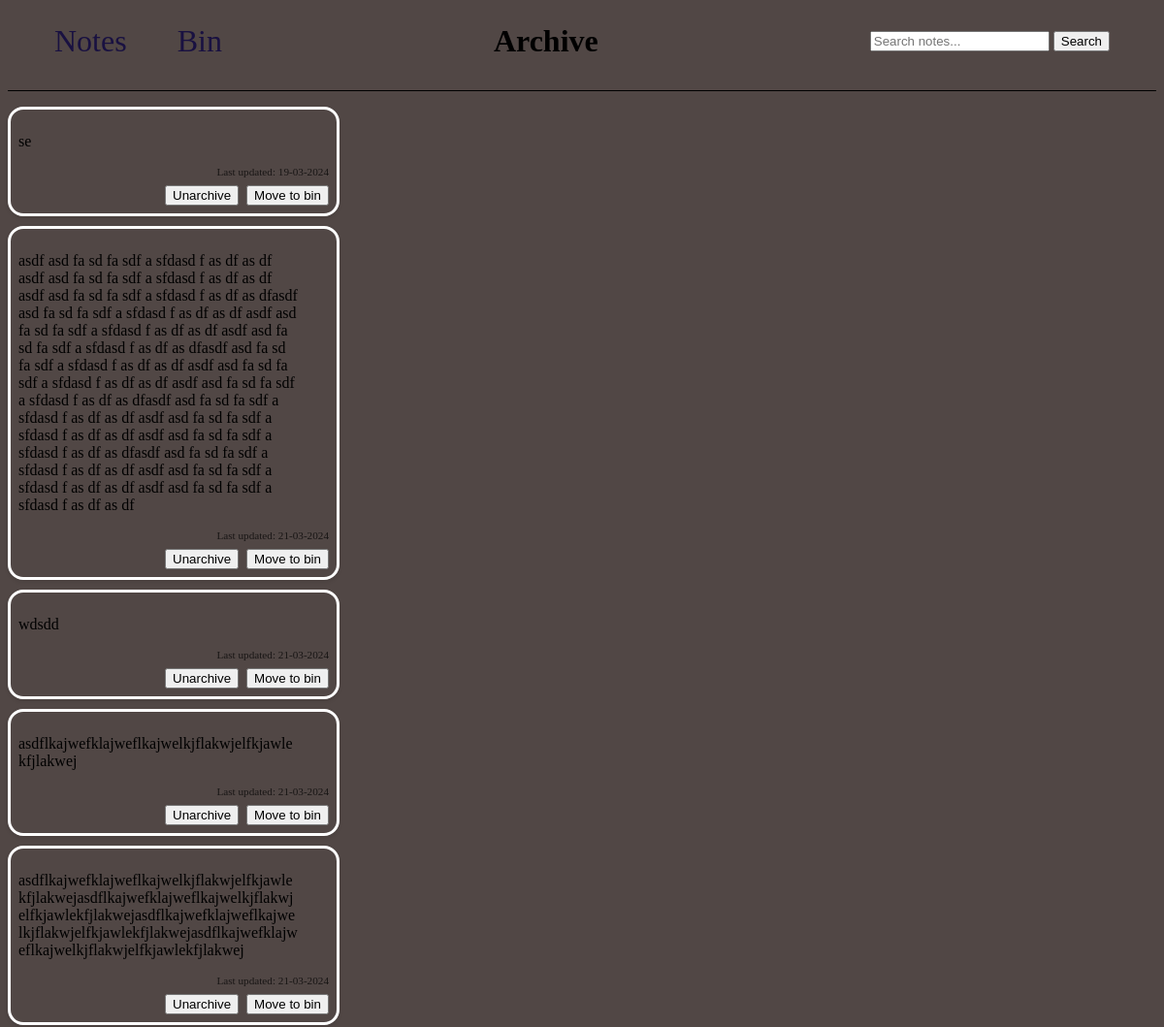
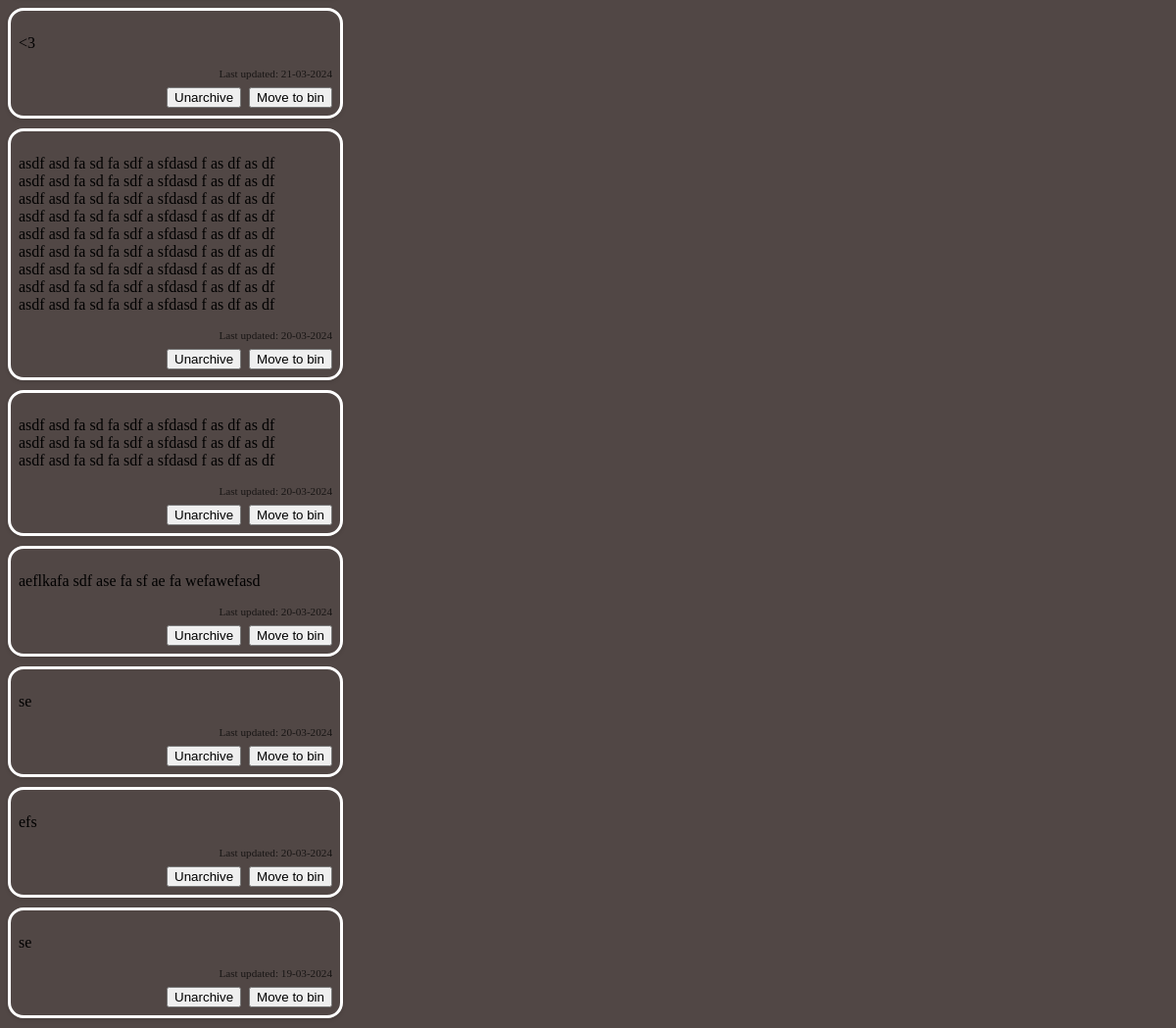
Page /archive on the earlier database version (2 pictures, top to bottom).
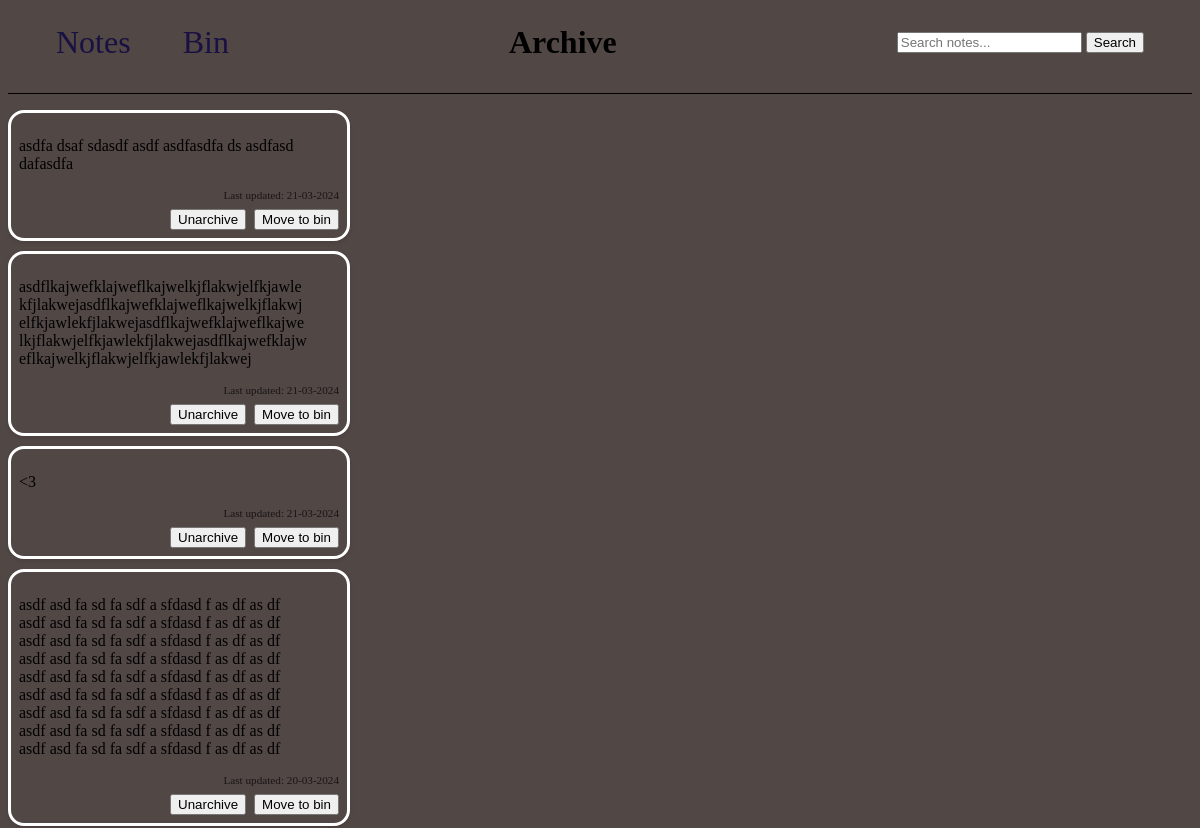
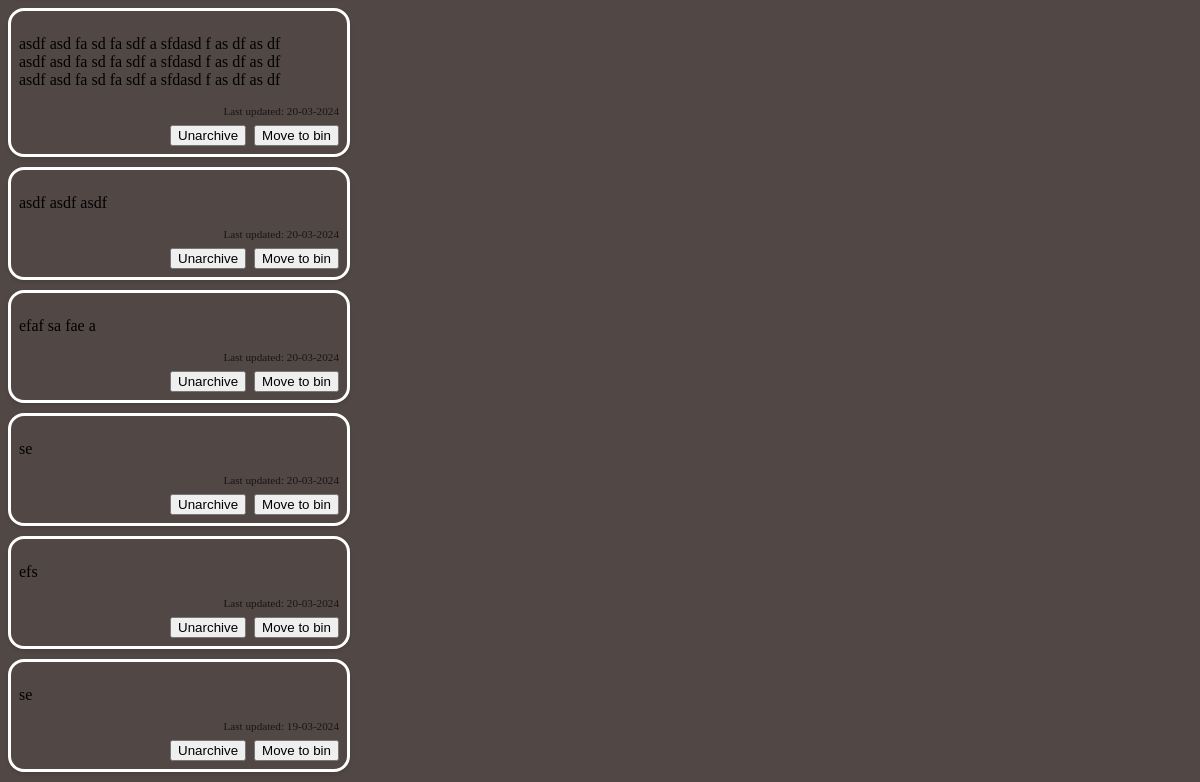
Same page on the later database version (2 pictures, top to bottom).
### app.py (models this page shows)
class Note(db.Model): #db.model is a class that you inherit from for all models for flask sqlachemy
    id = db.Column(db.Integer, primary_key=True) #first column using id(int) as a key
    content = db.Column(db.String(200), nullable=False) #second column sets max input as 200chars and cant be empty
    archived = db.Column(db.Boolean, default=False, nullable=False)
    binned = db.Column(db.Boolean, default=False, nullable=False)
    date = db.Column(db.DateTime, default =datetime.utcnow)
    pinned = db.Column(db.Boolean,default = False)

### app.py (the view)
@app.route('/archive',methods=['GET'])
def archive():
    query = request.args.get('query', '')
    archived_notes = Note.query.filter_by(archived=True, binned = False).order_by(Note.pinned.desc(), Note.date.desc()).all()
    search_results_archive = []
    if query:
        search_results_archive = Note.query.filter(Note.content.ilike(f'%{query}%'), Note.archived==True, Note.binned==False).order_by(Note.pinned.desc(),Note.date.desc()).all()
    if archived_notes:
        return render_template('archive.html', notes=archived_notes, search_results = search_results_archive, query = query)
    else:
        return redirect(url_for('index'))

### templates/archive.html (shortened to what this page needs)
<!DOCTYPE html>
<html lang="en">
<head>
    {% from "other_macros.html" import head_elements %}
    {{ head_elements() }}
</head>
<body>
    {% from "button_macros.html" import cancel_search %}
    {% from "meta_macros.html" import render_notes, links_bar,search %}
    <div class="header_bar">
        {{ links_bar('archive') }}
        <h1 class = "title">Archive</h1>
        {{ search('archive', query)}}
    </div>
    <main class = "main_app">
        <div class = "notes_list">
            {% if query %}
                {% if search_results %}
                    <h2 class = "search_results">Search Results for: "{{ query }}" in archive</h2>
                    {{ render_notes(search_results, 'archive') }}
                {% else %}
                    <p class = "no_results">No results found for "{{ query }}" :&#40;</p>
                {% endif %}
            {% else %}
                {{ render_notes(notes, 'archive') }}
            {% endif %}
        </div>
    </main>
</body>
</html>

### templates/button_macros.html (shortened to what this page needs)
{% macro toggle_bin_button(note) %}
    <form action="{{ url_for('toggle_bin', note_id=note.id) }}" method="POST" >
        <button type="submit">{{ 'Remove from bin' if note.binned else 'Move to bin' }}</button>
    </form>
{% endmacro %}
{% macro toggle_archived_button(note) %}
    <form action="{{ url_for('toggle_archived', note_id=note.id) }}" method="POST" >
        <button type="submit">{{ 'Unarchive' if note.archived else 'Archive' }}</button>
    </form>
{% endmacro %}
{% macro display_date(note) %}
    <div>Last updated: {{ note.date.strftime('%d-%m-%Y') }}</div>
{% endmacro %}

### templates/meta_macros.html (shortened to what this page needs)
{% from "button_macros.html" import toggle_archived_button,toggle_bin_button,toggle_pin_button %}
{% from "button_macros.html" import display_datetime,display_date,edit_button,delete_button,cancel_search,search_button %}
{% from "other_macros.html" import archive_link, bin_link, index_link,search_box %}
{% macro render_notes(notes, type) %}
<div class="notes-grid masonry-container-{{ type }}">
  {% for note in notes %}
  <div class="note-container masonry-item">
    <div class="note-content">
      <p>{{ note.content }}</p>
    </div>
    <div class="note-extras">
      <div class="note-date">
        {% if type == 'main' %}
        {{ display_datetime(note) }}
        {% else %}
        {{ display_date(note) }}
        {% endif %}
      </div>
      <div class="note-buttons">
        {% if type != 'bin' %}
        {{ toggle_archived_button(note) }}
        {% endif %}
        {{ toggle_bin_button(note) }}
      </div>
    </div>
  </div>
  {% endfor %}
</div>
{% endmacro %}
{% macro links_bar(page) %}
    <header class = "header">
        {% if page != 'main' %}
            {{ index_link() }}
        {% endif %}
        {% if page != 'bin' %}
            {{ bin_link() }}
        {% endif %}
    </header>
{% endmacro %}
{% macro search(url, query) %}
    <div class = "search_box">
        {{ search_box(url, query)}}
    </div>
{% endmacro %}

Differences in the rows shown:
no longer on this page (row edited): Note: content "se", date "19-03-2024", archived "Unarchive", binned "Move to bin"
no longer on this page (row edited): Note: content "asdf asd fa sd fa sdf a sfdasd f as df as df asdf asd fa sd fa sdf a sfdasd f as df as df asdf asd fa sd fa sdf a sfdasd f as df as dfasdf asd fa sd fa sdf a sfdasd f as df as df asdf asd fa sd fa sdf a sfdasd f as df as df asdf asd fa sd fa sdf a sfdasd f as df as dfasdf asd fa sd fa sdf a sfdasd f as df as df asdf asd fa sd fa sdf a sfdasd f as df as df asdf asd fa sd fa sdf a sfdasd f as df as dfasdf asd fa sd fa sdf a sfdasd f as df as df asdf asd fa sd fa sdf a sfdasd f as df as df asdf asd fa sd fa sdf a sfdasd f as df as dfasdf asd fa sd fa sdf a sfdasd f as df as df asdf asd fa sd fa sdf a sfdasd f as df as df asdf asd fa sd fa sdf a sfdasd f as df as df", date "21-03-2024", archived "Unarchive", binned "Move to bin"
no longer on this page (row edited): Note: content "wdsdd", date "21-03-2024", archived "Unarchive", binned "Move to bin"
no longer on this page (row edited): Note: content "asdflkajwefklajweflkajwelkjflakwjelfkjawlekfjlakwej", date "21-03-2024", archived "Unarchive", binned "Move to bin"
no longer on this page (row edited): Note: content "aeflkafa sdf ase fa sf ae fa wefawefasd", date "20-03-2024", archived "Unarchive", binned "Move to bin"
now on this page (row edited): Note: content "asdfa dsaf sdasdf asdf asdfasdfa ds asdfasd dafasdfa", date "21-03-2024", archived "Unarchive", binned "Move to bin"
now on this page (row edited): Note: content "asdf asdf asdf", date "20-03-2024", archived "Unarchive", binned "Move to bin"
now on this page (row edited): Note: content "efaf sa fae a", date "20-03-2024", archived "Unarchive", binned "Move to bin"
